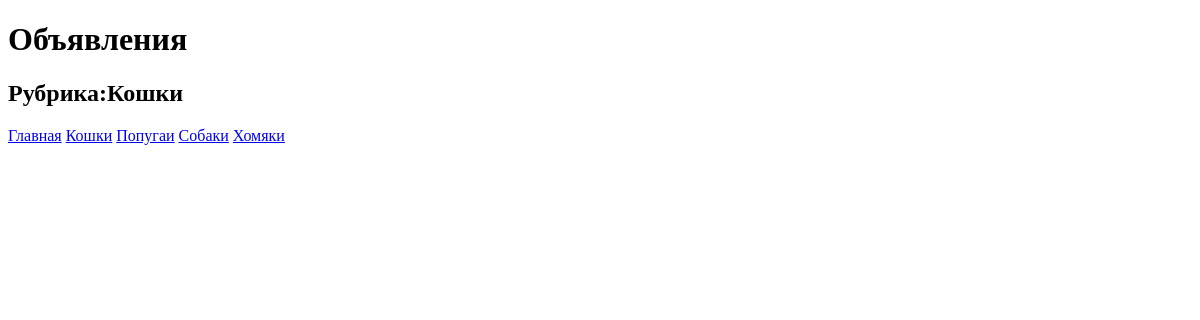
/board/3/, run on an earlier commit of the app's database.
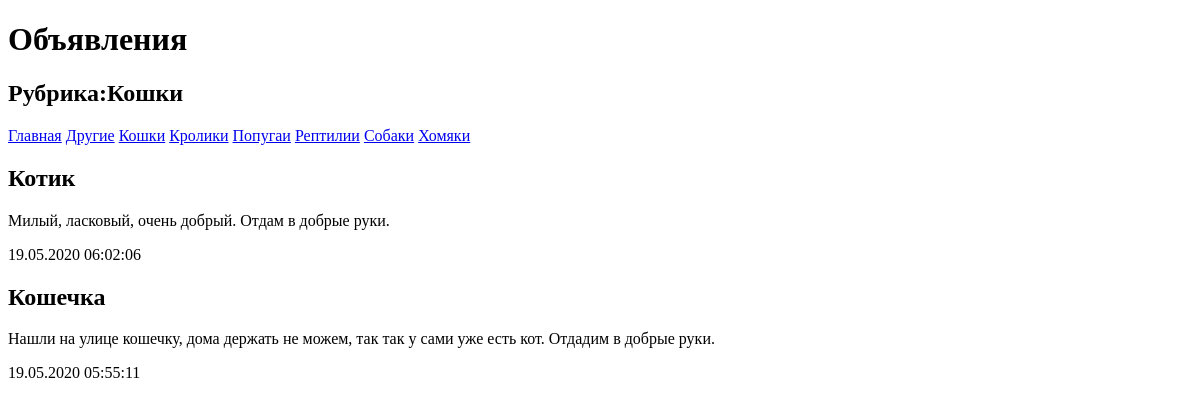
And on a later commit of the database.
### bboard/models.py (models this page shows, shortened)
class Rubric(models.Model):
    name = models.CharField(max_length=20, db_index=True, verbose_name='Название')
    class Meta:
        verbose_name_plural = 'Рубрики'
        verbose_name = 'Рубрика'
        ordering = ['name']

class Bb ( models.Model):
    title = models.CharField(max_length=50, verbose_name='Наименование')
    content = models.TextField(null=True, blank=True, verbose_name='Описание')
    price = models.FloatField(null=True, blank=True, verbose_name='Цена')
    published = models.DateTimeField(auto_now_add=True, db_index=True, verbose_name='Опубликовано')
    rubric = models.ForeignKey('Rubric', null=True, on_delete=models.PROTECT, verbose_name='Рубрика')
    phone = models.CharField(max_length=12, verbose_name='Контактный номер')
    image = models.ImageField(upload_to='images/', verbose_name='Изображение')
    class Meta:
        verbose_name_plural = 'Объявления'
        verbose_name = 'Объявление'
        ordering = ['-published']

### bboard/views.py (the view)
# urls.py: path('<int:rubric_id>/', by_rubric, name='by_rubric'),
def by_rubric(request, rubric_id):
    bbs = Bb.objects.filter(rubric=rubric_id)
    rubrics = Rubric.objects.all()
    current_rubric = Rubric.objects.get(pk=rubric_id)
    context = {'bbs': bbs, 'rubrics': rubrics, 'current_rubric': current_rubric}
    return render(request, 'bboard/by_rubric.html', context)

### templates/bboard/by_rubric.html (shortened to what this page needs)
<!DOCTYPE html>
<html lang="en">
<head>
</head>
<body>
    <h1>Объявления</h1>
    <h2>Рубрика:{{ current_rubric.name }}</h2>
    <div>
        <a href="{% url 'index' %}">Главная</a>
        {% for rubric in rubrics %}
        <a href="{% url 'by_rubric' rubric.pk %}">{{ rubric.name }}</a>
        {%  endfor %}
    </div>
    {%  for bb in bbs %}
    <div>
        <h2>{{ bb.title }}</h2>
        <p>{{ bb.content }}</p>
        <p>{{ bb.published|date:"d.m.Y H:i:s" }}</p>
    </div>
    {% endfor %}
</body>
</html>

What changed in the data, as far as the page shows it:
added Rubric: name "Другие"
added Rubric: name "Кролики"
added Rubric: name "Рептилии"
added Bb: title "Котик", content "Милый, ласковый, очень добрый. Отдам в добрые руки.", published "19.05.2020 06:02:06"
added Bb: title "Кошечка", content "Нашли на улице кошечку, дома держать не можем, так так у сами уже есть кот. Отдадим в добрые руки.", published "19.05.2020 05:55:11"
